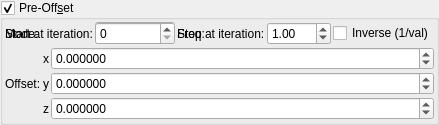
    <widget class="MyGroupBox" name="groupCheck_transf_function_enabledD_false">
     <property name="title">
      <string>Pre-Off&amp;set</string>
     </property>
     <property name="checkable">
      <bool>true</bool>
     </property>
     <layout class="QVBoxLayout" name="verticalLayout_11" stretch="0,0">
      <property name="spacing">
       <number>2</number>
      </property>
      <property name="leftMargin">
       <number>2</number>
      </property>
      <property name="topMargin">
       <number>2</number>
      </property>
      <property name="rightMargin">
       <number>2</number>
      </property>
      <property name="bottomMargin">
       <number>2</number>
      </property>
      <item>
       <layout class="QGridLayout" name="gridLayout_65">
        <property name="spacing">
         <number>2</number>
        </property>
        <item row="1" column="2">
         <widget class="QLabel" name="label_250">
          <property name="text">
           <string>Stop at iteration:</string>
          </property>
         </widget>
        </item>
        <item row="1" column="3">
         <widget class="MySpinBox" name="spinboxInt_transf_stop_iterations_D">
          <property name="sizePolicy">
           <sizepolicy hsizetype="Minimum" vsizetype="Maximum">
            <horstretch>0</horstretch>
            <verstretch>0</verstretch>
           </sizepolicy>
          </property>
          <property name="maximum">
           <number>999</number>
          </property>
         </widget>
        </item>
      <item row="1" column="0">
       <widget class="QLabel"><property name="text"><string>Mode:</string></property></widget>
      </item>
      <item row="1" column="1">
       <widget class="MyComboBox" name="comboBox_transf_multiplier_value_mode_3">
        <item><property name="text"><string notr="true">Constant</string></property></item>
        <item><property name="text"><string notr="true">Sine</string></property></item>
        <item><property name="text"><string notr="true">Ramp</string></property></item>
       </widget>
      </item>
      <item row="1" column="2">
       <widget class="QLabel"><property name="text"><string>Freq:</string></property></widget>
      </item>
      <item row="1" column="3">
       <widget class="MyDoubleSpinBox" name="spinbox_transf_multiplier_frequency_3">
        <property name="minimum"><double>0.01</double></property><property name="maximum"><double>100.0</double></property>
        <property name="singleStep"><double>0.1</double></property><property name="value"><double>1.0</double></property>
       </widget>
      </item>
      <item row="1" column="4" colspan="2">
       <widget class="MyCheckBox" name="checkBox_transf_multiplier_inverse_3">
        <property name="text"><string>Inverse (1/val)</string></property>
       </widget>
      </item>
        <item row="1" column="1">
         <widget class="MySpinBox" name="spinboxInt_transf_start_iterations_D">
          <property name="sizePolicy">
           <sizepolicy hsizetype="Minimum" vsizetype="Maximum">
            <horstretch>0</horstretch>
            <verstretch>0</verstretch>
           </sizepolicy>
          </property>
          <property name="maximum">
           <number>999</number>
          </property>
         </widget>
        </item>
        <item row="1" column="0">
         <widget class="QLabel" name="label_251">
          <property name="text">
           <string>Start at iteration:</string>
          </property>
         </widget>
        </item>
       </layout>
      </item>
      <item>
       <layout class="QGridLayout" name="gridLayout_64" columnstretch="0,0,0,1">
        <property name="spacing">
         <number>2</number>
        </property>
        <item row="0" column="2">
         <widget class="QLabel" name="label_119">
          <property name="text">
           <string notr="true">x</string>
          </property>
         </widget>
        </item>
        <item row="1" column="3">
         <widget class="MyDoubleSpinBox" name="spinbox3_transf_offsetA_000_y">
          <property name="sizePolicy">
           <sizepolicy hsizetype="Minimum" vsizetype="Maximum">
            <horstretch>0</horstretch>
            <verstretch>0</verstretch>
           </sizepolicy>
          </property>
          <property name="prefix">
           <string/>
          </property>
          <property name="suffix">
           <string/>
          </property>
          <property name="decimals">
           <number>6</number>
          </property>
          <property name="minimum">
           <double>-99.989999999999995</double>
          </property>
          <property name="maximum">
           <double>99.989999999999995</double>
          </property>
          <property name="singleStep">
           <double>0.100000000000000</double>
          </property>
         </widget>
        </item>
        <item row="1" column="1">
         <widget class="QLabel" name="label_256">
          <property name="text">
           <string>Offset:</string>
          </property>
         </widget>
        </item>
        <item row="2" column="2">
         <widget class="QLabel" name="label_120">
          <property name="text">
           <string notr="true">z</string>
          </property>
         </widget>
        </item>
        <item row="1" column="2">
         <widget class="QLabel" name="label_114">
          <property name="text">
           <string notr="true">y</string>
          </property>
         </widget>
        </item>
        <item row="0" column="3">
         <widget class="MyDoubleSpinBox" name="spinbox3_transf_offsetA_000_x">
          <property name="sizePolicy">
           <sizepolicy hsizetype="Minimum" vsizetype="Maximum">
            <horstretch>0</horstretch>
            <verstretch>0</verstretch>
           </sizepolicy>
          </property>
          <property name="prefix">
           <string/>
          </property>
          <property name="suffix">
           <string/>
          </property>
          <property name="decimals">
           <number>6</number>
          </property>
          <property name="minimum">
           <double>-99.989999999999995</double>
          </property>
          <property name="maximum">
           <double>99.989999999999995</double>
          </property>
          <property name="singleStep">
           <double>0.100000000000000</double>
          </property>
         </widget>
        </item>
        <item row="2" column="3">
         <widget class="MyDoubleSpinBox" name="spinbox3_transf_offsetA_000_z">
          <property name="sizePolicy">
           <sizepolicy hsizetype="Minimum" vsizetype="Maximum">
            <horstretch>0</horstretch>
            <verstretch>0</verstretch>
           </sizepolicy>
          </property>
          <property name="prefix">
           <string/>
          </property>
          <property name="suffix">
           <string/>
          </property>
          <property name="decimals">
           <number>6</number>
          </property>
          <property name="minimum">
           <double>-99.989999999999995</double>
          </property>
          <property name="maximum">
           <double>99.989999999999995</double>
          </property>
          <property name="singleStep">
           <double>0.100000000000000</double>
          </property>
         </widget>
        </item>
       </layout>
      </item>
     </layout>
    </widget>
